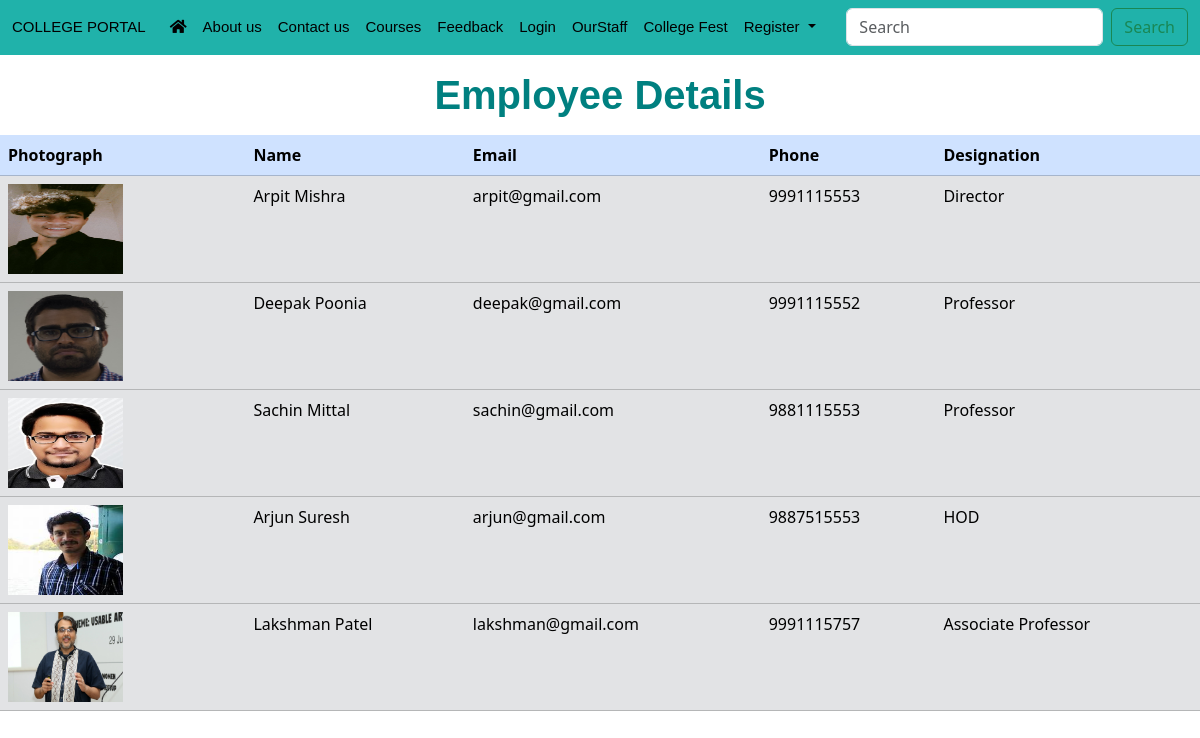
Page /ourstaff/ on the committed database.
### myapp/models.py (models this page shows, shortened)
class Employee(models.Model):
    name=models.CharField(max_length=45)
    email=models.EmailField(max_length=45)
    phone=models.CharField(max_length=10)
    designation=models.CharField(max_length=45)
    employee_pic=models.FileField(max_length=200,upload_to="myapp/employee_pic",default="")

### myapp/views.py (the view)
# urls.py: path("ourstaff/",views.employee,name="employee"),
def employee(request):
    emp_list=Employee.objects.all()
    emp_context={
        "emp_key":emp_list
    }
    return render(request,"myapp/html/employee_details.html",emp_context)

### myapp/templates/myapp/html/employee_details.html (shortened to what this page needs)
<!DOCTYPE html>
<html lang="en">
    {%load static%}
<head>
    {%include 'myapp/common/commoncss.html'%}
<body>
    {%include 'myapp/common/commonheader.html'%}
    <h1 class="mt-3" style="text-align: center;color:teal;font-weight: bolder;font-family: arial;" > Employee Details </h1>
<table class="table mt-3">
        <thead>
          <tr class="table-primary">
            <th scope="col">Photograph</th>
            <th scope="col">Name</th>
            <th scope="col">Email</th>
            <th scope="col">Phone</th>
            <th scope="col">Designation</th>
          </tr>
        </thead>
        <tbody>
            {%for e in emp_key%}
            <tr class="table-secondary">
                <td><img src="/media/{{e.employee_pic}}" style="width: 50%; height: 90px;" > </td>
                <td>{{e.name}} </td>
                <td>{{e.email}}</td>
                <td>{{e.phone}}</td>
                <td>{{e.designation}}</td>
            </tr>
            {%endfor%}
        </tbody>
    </table>
</body>
</html>

### rows in the picture
Employee: employee_pic (picture), name "Arpit Mishra", email "arpit@gmail.com", phone "9991115553", designation "Director"
Employee: employee_pic (picture), name "Deepak Poonia", email "deepak@gmail.com", phone "9991115552", designation "Professor"
Employee: employee_pic (placeholder picture), name "Sachin Mittal", email "sachin@gmail.com", phone "9881115553", designation "Professor"
Employee: employee_pic (picture), name "Arjun Suresh", email "arjun@gmail.com", phone "9887515553", designation "HOD"
Employee: employee_pic (picture), name "Lakshman Patel", email "lakshman@gmail.com", phone "9991115757", designation "Associate Professor"
